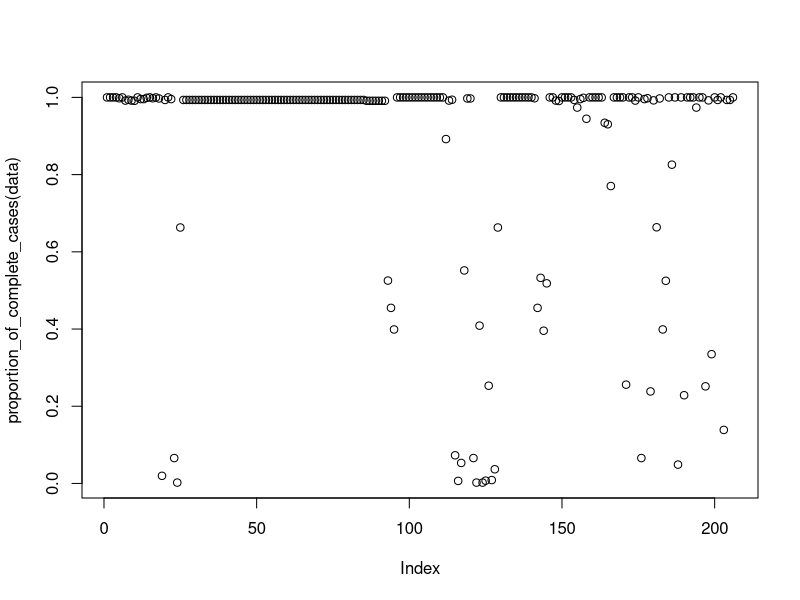
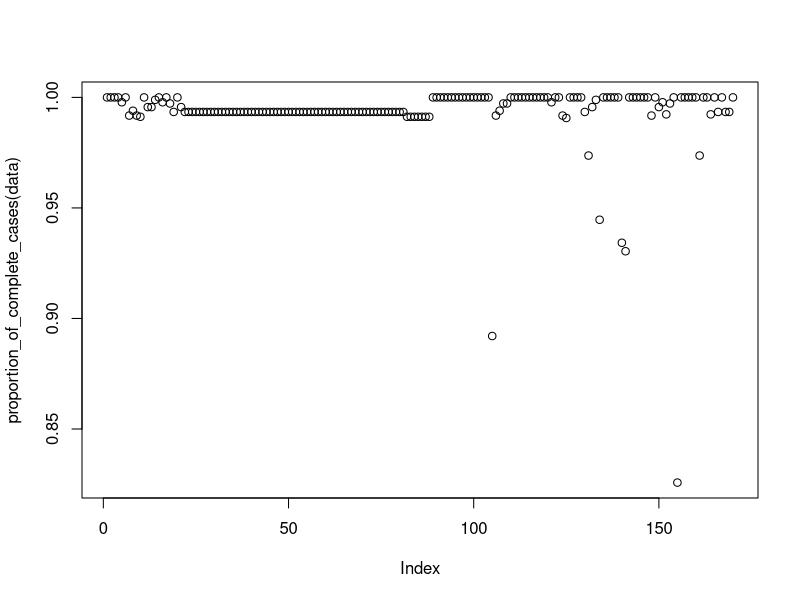

Write the R code that produced these figures, in order.
data <- read.csv('Interns data.csv')
variables <- read.csv('Variables.csv')

# ----- remove cases that are missing from the INVET variable
data <- data[complete.cases(data[,"INVET"]),]
nrow(data)

# function to look at the proportion of missing data cases in the data
proportion_of_complete_cases <- function(df) {
  complete_cases <- rep(0, ncol(df))
  for (j in 1:ncol(df)) {
    complete_cases[j] <- sum(complete.cases(df[,j])) / nrow(df)
  }
  return(complete_cases)
}

plot(proportion_of_complete_cases(data))

# ----- remove variables where proportion of complete cases are less than 0.8
cut_off_point <- 0.8
data <- data[,(proportion_of_complete_cases(data) > cut_off_point)]
# now look at the data
plot(proportion_of_complete_cases(data))
ncol(data)
